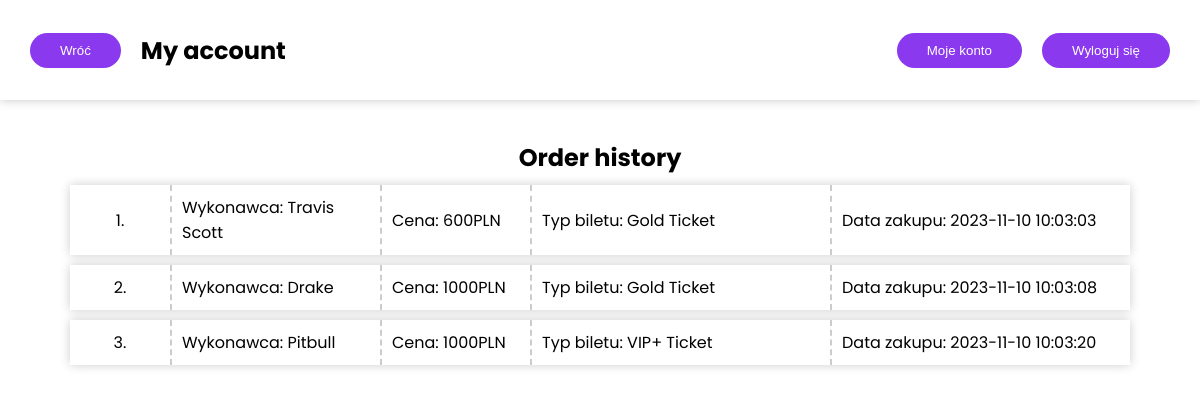
/account/account.php (signed in), run on the app's committed database.
### tables this page shows
CREATE TABLE `orders` (
  `orderID` int(11) NOT NULL,
  `userName` varchar(255) NOT NULL,
  `eventName` varchar(255) NOT NULL,
  `eventID` int(11) NOT NULL,
  `ticketName` varchar(255) NOT NULL,
  `ticketPrice` float NOT NULL,
  `ticketDate` varchar(255) NOT NULL
);

### account/account.php (the view, shortened to what this page needs)
<?php
  require_once $_SERVER['DOCUMENT_ROOT'] . '/tai_drugi/conn.php';
?>
<!DOCTYPE html>
<html lang="en">
  <head>
    <link rel="stylesheet" href="style.css" />
  </head>
  <body>
    <nav>
      <div class='functional-buttons'>
        <form action="../main/main.php" method="post">
          <input type="submit" value="Wróć" id="back-button" name="backbutton">
        </form>
        <span>
          <h1>
            My account
          </h1>
        </span>
      </div>
      <div class='functional-buttons'>
        <form method='post' action='../account/account.php'>
          <input type='submit' value='Moje konto' name="my-account"/>
        </form>
        <form action="account.php" method="post">
          <input type='submit' value='Wyloguj się' name='logout_input' />
        </form>
      </div>
    </nav>
    <article id="accounts-container">
      <h1>
        Order history
      </h1>
      <div class='order-history'>
        <?php
          $username = $_SESSION['username'];
          $orderedQ = "SELECT * FROM orders WHERE userName='$username'";
          $orderedTickers = mysqli_query($conn,$orderedQ);
          $i = 1;
          while($ticket = mysqli_fetch_assoc($orderedTickers)){
            echo "
              <div class='order-info'>
                <div class='order-count'>$i.</div>
                <div class='order-artist'>Wykonawca: $ticket[eventName]</div>
                <div class='order-price'>Cena: $ticket[ticketPrice]PLN</div>
                <div class='order-type'>Typ biletu: $ticket[ticketName]</div>
                <div class='order-date'>Data zakupu: $ticket[ticketDate]</div>
              </div>
            ";
            $i++;
          }
        ?>
      </div>
    </article>
</body>
</html>

### account/style.css (style rules this page uses)
body { font-family: "Poppins", sans-serif; margin: 0; overflow-x: hidden; animation: fadeIn 2s; }
h1 { margin: 0; }
nav { position: fixed; z-index: 9; height: 100px; width: 100vw; background: #fff; box-shadow: 0px 0px 10px 0px rgba(0, 0, 0, 0.226); padding: 0 30px; display: flex; align-items: center; justify-content: space-between; gap: 20px; }
nav .functional-buttons { display: flex; gap: 20px; align-items: center; }
nav .functional-buttons form { height: 35px; }
nav .functional-buttons form input { height: 100%; padding: 10px 30px; border: none; border-radius: 25px; background-color: #8a39ef; color: #fff; transition: 0.3s; }
* { box-sizing: border-box; }
article { min-height: 70vh; width: 100%; padding-top: 140px; display: flex; flex-direction: column; align-items: center; }
.order-history { width: 70%; }
.order-info { display: grid; grid-template-columns: 100px 0.7fr 0.5fr 1fr 1fr; box-shadow: 0px 0px 10px 0px rgba(0, 0, 0, 0.2); margin: 10px; }
.order-info div { padding: 10px; display: flex; align-items: center; border-left: 2px dashed rgba(0, 0, 0, 0.2); }
.order-info div:first-child { border: none; }
.order-info .order-count { grid-column: 1/2; justify-content: center; }
.order-info .order-artist { grid-column: 2/3; }
.order-info .order-price { grid-column: 3/4; }
.order-info .order-type { grid-column: 4/5; }
.order-info .order-date { grid-column: 5/6; }
@media (max-width: 1470px) { .order-history { width: 90%; } }

### data on the page
orders: eventName "Travis Scott", ticketPrice "600", ticketName "Gold Ticket", ticketDate "2023-11-10 10:03:03"
orders: eventName "Drake", ticketPrice "1000", ticketName "Gold Ticket", ticketDate "2023-11-10 10:03:08"
orders: eventName "Pitbull", ticketPrice "1000", ticketName "VIP+ Ticket", ticketDate "2023-11-10 10:03:20"
